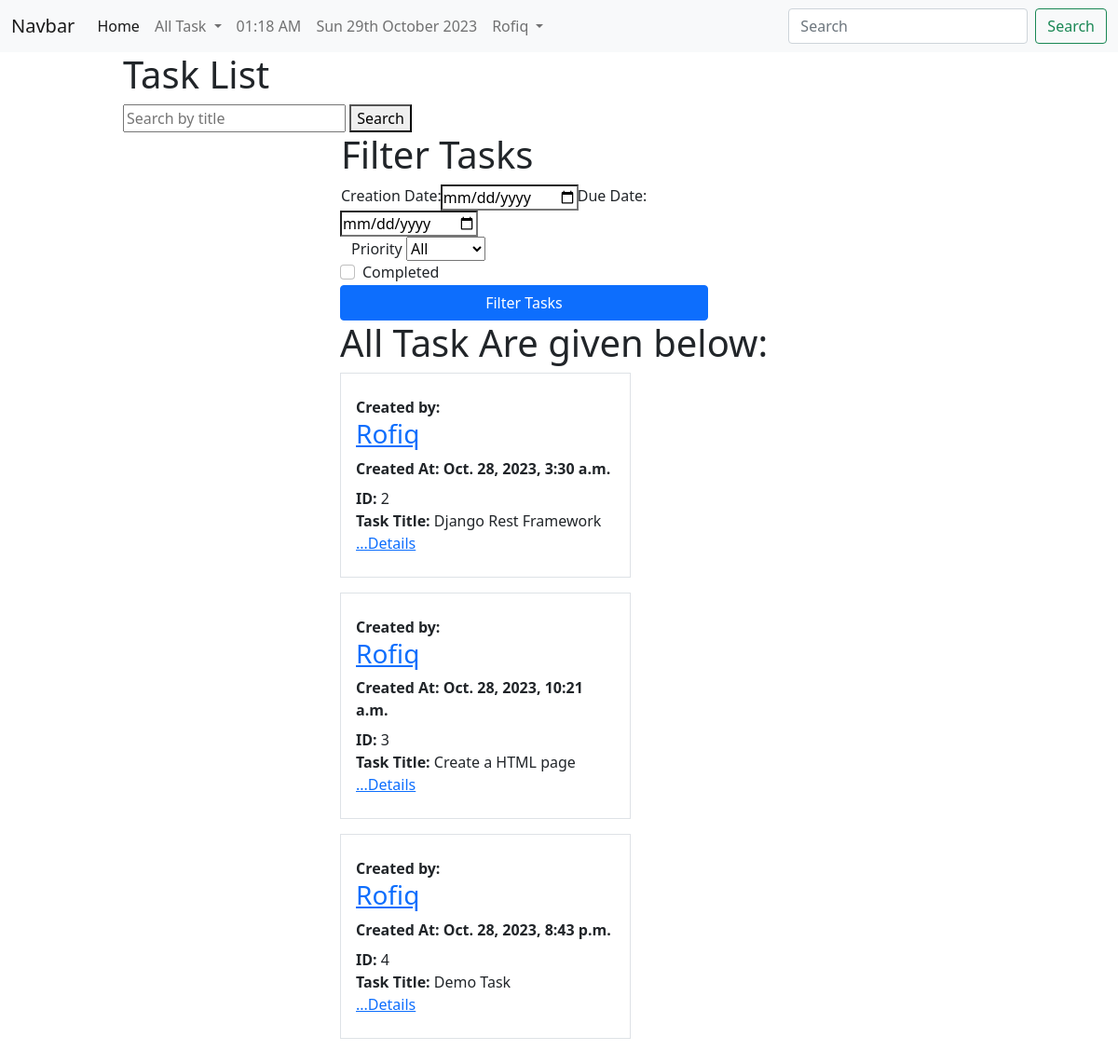
Screenshot of /task/tasklist/ (signed in) with the database file from the repository.
### task/models.py (models this page shows, shortened)
class Task(models.Model):
    PRIORITY_CHOICES = [
        ('Low', 'Low'),
        ('Medium', 'Medium'),
        ('High', 'High'),
    ]
    user            = models.ForeignKey(User, on_delete=models.CASCADE)
    title           = models.CharField(max_length=200)
    id              = models.AutoField(primary_key=True)
    image           = models.ImageField(default='default.jpg', upload_to='task/images')
    slug            = models.CharField(max_length=100,default=title)
    description     = models.TextField()
    due_date        = models.DateField()
    priority        = models.CharField(max_length=10, choices=PRIORITY_CHOICES, default='Low')
    completed       = models.BooleanField(default=False)
    created_at      = models.DateTimeField(auto_now_add=True)
    last_updated    = models.DateTimeField(auto_now=True, null=True, blank=True)

### task/views.py (the view)
# urls.py: path('tasklist/',TaskListView.as_view(),name='tasklist'),
class TaskListView(ListView):
    template_name = 'task/tasklist.html'
    model = Task
    queryset=Task.objects.all()
    context_object_name = 'tasks'
    def get_context_data(self,*args, **kwargs):
        context=super().get_context_data(*args, **kwargs)
        tasks=context.get('object_list')
        context['tasks']= tasks
        return context

### templates/task/tasklist.html (shortened to what this page needs)
{% extends "basic.html" %}
{% block body %}
<div style="width: 80%; margin:auto">
<div class="container">
  <h1>Task List</h1>
  <form method="get" action="{% url 'tasklist' %}">
    <input type="text" name="search" value="{{ search_query }}" placeholder="Search by title">
    <button type="submit">Search</button>
  </form>
    <div class="col-md-6 offset-md-3">
      <h1>Filter Tasks</h1>
      <form action="{% url 'tasklist' %}" method="post">
      <div class="input-group mb-3">
      <label for="creation_date">Creation Date:</label>
      <input type="date" name="creation_date" id="creation_date" value="{{ creation_date }}">
      <label for="due_date">Due Date:</label>
      <input type="date" name="due_date" id="due_date" value="{{ due_date }}">
        <div class="row">
        <div class="col">
        <div class="form-group">
          <label for="exampleFormControlInput1">Priority</label>
          <select name="priority" id="priority">
            <option value="" {% if not priority %}selected{% endif %}>All</option>
          </select>
        </div>
        </div>
    <div class="form-group form-check">
          <input type="checkbox" class="form-check-input" id="exampleCheck1" name="available">
          <label class="form-check-label" for="exampleCheck1">Completed</label>
        </div>
        <button class="btn btn-primary" type="submit">Filter Tasks</button>
      </form>
    </div>
  <h1 class="text-center">All Task Are given below:</h1>
  {% for p in tasks %}
  <div class="col-md-8 offset-md-2 mb-3 p-3 border">
    <div class="row  my-2 position-relative">
      <div class="col d-flex flex-column">
        <strong class="d-inline-block mb-2">
          <div>
            <b>Created by:
            <a href="/accounts/otherprofile/{{p.user.username}}/">
              <h3>{{p.user.username}}</h3>
            </a>
          </b>
            <b>Created At: </b>{{p.created_at}}
          </div>
        </strong>
        <div class="preview">
          <b>ID: </b> {{p.id}} <br>
          <b>Task Title: </b> {{p.title}} <br>
          <p class="card-text">
            <a href="{% url 'taskdetail' id=p.id %}"> ...Details</a>
          </p>
        </div>
      </div>
    </div>
  </div>
  {% endfor %}
</div>
</div>
{% endblock body %}

### templates/basic.html (shortened to what this page needs)
<!doctype html>
<html lang="en">
  <head>
    <link href="https://cdn.jsdelivr.net/npm/bootstrap@5.0.2/dist/css/bootstrap.min.css" rel="stylesheet">
  </head>
  <body>
   <nav class="navbar navbar-expand-lg navbar-light bg-light">
    <div class="container-fluid">
      <a class="navbar-brand" href="#">Navbar</a>
      <div class="collapse navbar-collapse" id="navbarSupportedContent">
        <ul class="navbar-nav me-auto mb-2 mb-lg-0">
          <li class="nav-item">
            <a class="nav-link active" aria-current="page" href="{% url 'homeview' %}">Home</a>
          </li>
          <li class="nav-item dropdown">
            <a class="nav-link dropdown-toggle" href="#" id="navbarDropdown" role="button" data-bs-toggle="dropdown" aria-expanded="false">
              All Task
            </a>
          </li>
          <li class="nav-item">
            <a class="nav-link" href="">{% now "h:i A" %}</a>
          </li>
          <li class="nav-item">
            <a class="nav-link" href="">{% now "D jS F Y" %}</a>
          </li>
          {% if user.is_authenticated %}
          <li class="nav-item dropdown">
            <a class="nav-link dropdown-toggle" href="#" id="navbarDropdown" role="button" data-bs-toggle="dropdown" aria-expanded="false">
              {{user.username}}
            </a>
          </li>
          {% endif %}
        </ul>
        <form class="d-flex">
          <input class="form-control me-2" type="search" placeholder="Search" aria-label="Search">
          <button class="btn btn-outline-success" type="submit">Search</button>
        </form>
      </div>
    </div>
  </nav>
    {% block body %}
    {% endblock body %}
  </body>
</html>

### rows the page displays
Task: user.username "Rofiq", created_at "Oct. 28, 2023, 3:30 a.m.", id "2", title "Django Rest Framework"
Task: user.username "Rofiq", created_at "Oct. 28, 2023, 10:21 a.m.", id "3", title "Create a HTML page"
Task: user.username "Rofiq", created_at "Oct. 28, 2023, 8:43 p.m.", id "4", title "Demo Task"

### other values shown
{{ user.username }} "Rofiq"
